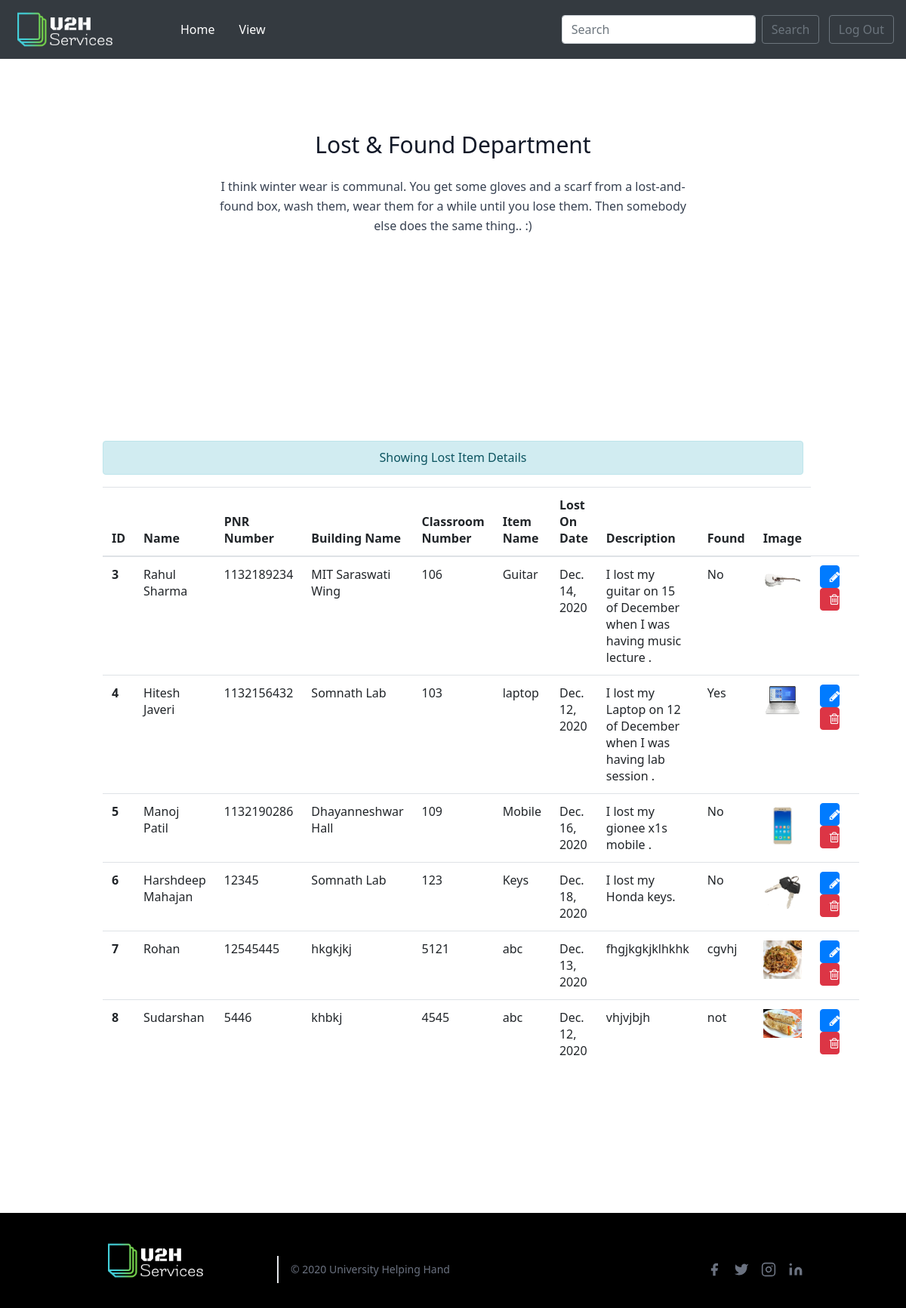
The app's page /view_lost with its own data.
### hackstar/models.py (models this page shows, shortened)
class lost_found_model(models.Model):
    name = models.CharField(default='', max_length=100)
    pnr = models.CharField(default='', max_length=100)
    building_name = models.CharField(max_length=100, default='')
    class_no = models.CharField(default='', max_length=100)
    description = models.CharField(default='', max_length=100)
    item = models.CharField(default='', max_length=100)
    image = models.FileField(upload_to='images/', null=True, verbose_name="", default='')
    date_time= models.DateField(default='')
    found = models.CharField(default='', max_length=100)

### hackstar/views.py (the view)
# urls.py: path("view_lost", views.view_lost, name="view_lost"),
def view_lost(request):
    lost = lost_found_model.objects.all()
    return render(request, 'view_lost.html', {'lost': lost})

### templates/view_lost.html (shortened to what this page needs)
{% load static %}
<html lang="en">
<head>
    <link rel="stylesheet" href="https://cdn.jsdelivr.net/npm/bootstrap@4.5.3/dist/css/bootstrap.min.css">
    <link href="https://unpkg.com/tailwindcss@^2/dist/tailwind.min.css" rel="stylesheet">
    <link rel="stylesheet" href="{% static 'font-awesome-4.7.0/css/font-awesome.min.css'%}">
</head>
<body>
    <nav class="navbar navbar-expand-lg navbar-dark bg-dark">
        <a class="navbar-brand" href="#"><img src="{% static 'images/logo1.png'%}" height="50%" width="70%"></a>
        <div class="collapse navbar-collapse" id="navbarSupportedContent">
            <ul class="navbar-nav mr-auto">
                <li class="nav-item active">
                    <a class="nav-link" href="{% url 'Home'%}">Home<span class="sr-only">(current)</span></a>
                </li>
                <li class="nav-item active">
                    <a class="nav-link" href="#">{{ request.session.email }} <span class="sr-only">(current)</span></a>
                </li>
                 <li class="nav-item active">
                    <a class="nav-link" href="view_lost">View <span class="sr-only">(current)</span></a>
                </li>
            </ul>
            <form class="form-inline my-2 my-lg-0" action="/" method="post">
                <input class="form-control mr-sm-2" type="search" placeholder="Search" aria-label="Search">
                <button class="btn btn-outline-secondary my-2 my-sm-0" type="submit">Search</button> &nbsp; &nbsp;
                <button class="btn btn-outline-secondary my-2 my-sm-0" type="submit">Log Out</button>
            </form>
        </div>
    </nav>
<section class="text-gray-700 body-font">
        <div class="container px-5 py-24 mx-auto">
            <div class="flex flex-col text-center w-full mb-20">
                <h1 class="sm:text-3xl text-2xl font-medium title-font mb-4 text-gray-900">Lost & Found Department
                </h1>
                <p class="lg:w-2/3 mx-auto leading-relaxed text-base">I think winter wear is communal. You get some gloves and a scarf from a lost-and-found box, wash them, wear them for a while until you lose them. Then somebody else does the same thing.. :)
                </p>
            </div>
        </div>
</section>
 <div class="container px-5 py-24 mx-auto">
            <div class="flex flex-col text-center w-full mb-20">
<h4 class="text-center alert alert-info">Showing Lost Item Details</h4>
{% if lost %}
        <table class="table table-hover equal-divide" id="canteen_t1">
    <thead>
    <tr>
        <th scope="col">ID</th>
        <th scope="col">Name</th>
        <th scope="col">PNR Number</th>
        <th scope="col">Building Name</th>
        <th scope="col">Classroom Number</th>
        <th scope="col">Item Name</th>
        <th scope="col">Lost On Date</th>
        <th scope="col">Description</th>
        <th scope="col">Found</th>
        <th scope="col">Image</th>
    </tr>
    </thead>
    <tbody>
    {% for s in lost %}
        <th scope="row">{{s.id}}</th>
        <td>{{s.name}}</td>
        <td>{{s.pnr}}</td>
        <td>{{s.building_name}}</td>
        <td>{{s.class_no}}</td>
        <td>{{s.item}}</td>
        <td>{{s.date_time}}</td>
        <td>{{s.description}}</td>
        <td>{{s.found}}</td>
        <td><img src="{{s.image.url}}" class="img-responsive"></td>
        <td>
            <a href="{% url 'update_lost' s.id %}" class="btn btn-primary btn-xs" style="width:45%"> <i class="fa fa-pencil"></i></a>
            <a href="{% url 'delete_lost' s.id %}" class="btn btn-danger btn-xs" style="width:45%"><i class="fa fa-trash-o "></i></a>
        </td>
    {% endfor %}
    </tbody>
</table>
{% else %}
<h4>no data to show</h4>
{% endif %}
            </div>
 </div>
<footer class="text-gray-700 body-font" style="background-color: black;">
    <div class="container px-5 py-8 mx-auto flex items-center sm:flex-row flex-col">
        <a class="flex title-font font-medium items-center md:justify-start justify-center text-gray-900">
            <a class="navbar-brand" href="#"><img src="{% static 'images/logo1.png'%}" height="50%" width="70%"></a>
        </a>
        <p class="text-sm text-gray-500 sm:ml-4 sm:pl-4 sm:border-l-2 sm:border-gray-200 sm:py-2 sm:mt-0 mt-4">© 2020 University Helping Hand
        </p>
        <span class="inline-flex sm:ml-auto sm:mt-0 mt-4 justify-center sm:justify-start">
                <a class="text-gray-500">
                    <svg fill="currentColor" stroke-linecap="round" stroke-linejoin="round" stroke-width="2"
                         class="w-5 h-5" viewBox="0 0 24 24">
                        <path d="M18 2h-3a5 5 0 00-5 5v3H7v4h3v8h4v-8h3l1-4h-4V7a1 1 0 011-1h3z"></path>
                    </svg>
                </a>
                <a class="ml-3 text-gray-500">
                    <svg fill="currentColor" stroke-linecap="round" stroke-linejoin="round" stroke-width="2"
                         class="w-5 h-5" viewBox="0 0 24 24">
                        <path
                                d="M23 3a10.9 10.9 0 01-3.14 1.53 4.48 4.48 0 00-7.86 3v1A10.66 10.66 0 013 4s-4 9 5 13a11.64 11.64 0 01-7 2c9 5 20 0 20-11.5a4.5 4.5 0 00-.08-.83A7.72 7.72 0 0023 3z">
                        </path>
                    </svg>
                </a>
                <a class="ml-3 text-gray-500">
                    <svg fill="none" stroke="currentColor" stroke-linecap="round" stroke-linejoin="round"
                         stroke-width="2" class="w-5 h-5" viewBox="0 0 24 24">
                        <rect width="20" height="20" x="2" y="2" rx="5" ry="5"></rect>
                        <path d="M16 11.37A4 4 0 1112.63 8 4 4 0 0116 11.37zm1.5-4.87h.01"></path>
                    </svg>
                </a>
                <a class="ml-3 text-gray-500">
                    <svg fill="currentColor" stroke="currentColor" stroke-linecap="round" stroke-linejoin="round"
                         stroke-width="0" class="w-5 h-5" viewBox="0 0 24 24">
                        <path stroke="none"
                              d="M16 8a6 6 0 016 6v7h-4v-7a2 2 0 00-2-2 2 2 0 00-2 2v7h-4v-7a6 6 0 016-6zM2 9h4v12H2z">
                        </path>
                        <circle cx="4" cy="4" r="2" stroke="none"></circle>
                    </svg>
                </a>
            </span>
    </div>
</footer>
</body>
</html>

### records on screen
lost_found_model: id "3", name "Rahul Sharma", pnr "1132189234", building_name "MIT Saraswati Wing", class_no "106", item "Guitar", date_time "Dec. 14, 2020", description "I lost my guitar on 15 of December when I was having music lecture .", found "No", image (picture)
lost_found_model: id "4", name "Hitesh Javeri", pnr "1132156432", building_name "Somnath Lab", class_no "103", item "laptop", date_time "Dec. 12, 2020", description "I lost my Laptop on 12 of December when I was having lab session .", found "Yes", image (picture)
lost_found_model: id "5", name "Manoj Patil", pnr "1132190286", building_name "Dhayanneshwar Hall", class_no "109", item "Mobile", date_time "Dec. 16, 2020", description "I lost my gionee x1s mobile .", found "No", image (picture)
lost_found_model: id "6", name "Harshdeep Mahajan", pnr "12345", building_name "Somnath Lab", class_no "123", item "Keys", date_time "Dec. 18, 2020", description "I lost my Honda keys.", found "No", image (picture)
lost_found_model: id "7", name "Rohan", pnr "12545445", building_name "hkgkjkj", class_no "5121", item "abc", date_time "Dec. 13, 2020", description "fhgjkgkjklhkhk", found "cgvhj", image (picture)
lost_found_model: id "8", name "Sudarshan", pnr "5446", building_name "khbkj", class_no "4545", item "abc", date_time "Dec. 12, 2020", description "vhjvjbjh", found "not", image (picture)
